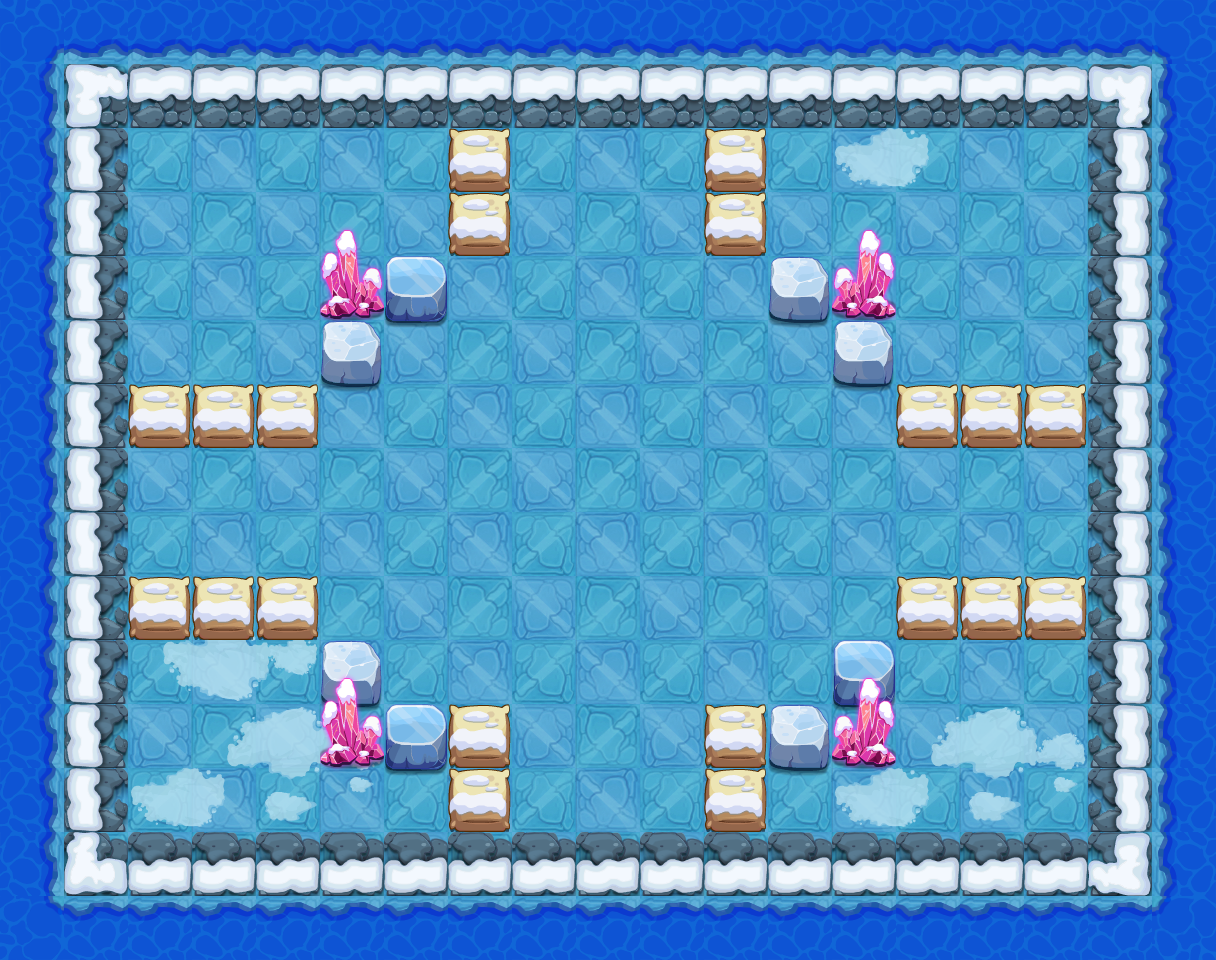

This game map was drawn from its Tiled (.tmx) file and the tilesets committed beside it. A one-line description and the trimmed map source follow:
An orthogonal 19x15 tile map with 64x64 px tiles, 8 tile layers (PASS, 块层 2, 块层 17, 块层 15, ...) and 2 objects (PLAYER, BOSS).

<map version="1.0" orientation="orthogonal" width="19" height="15" tilewidth="64" tileheight="64">
 <tileset firstgid="1" name="jdbl2" tilewidth="64" tileheight="64">
  <image source="jdbl2-hd.png" width="1000" height="1000" />
 </tileset>
 <layer name="PASS" width="19" height="15">
  <data>[285 cells, 152 non-empty, 7 distinct tile ids]</data>
 </layer>
 <layer name="块层 2" width="19" height="15">
  <data>[285 cells, 165 non-empty, 4 distinct tile ids]</data>
 </layer>
 <layer name="块层 17" width="19" height="15">
  <data>[285 cells, 79 non-empty, 9 distinct tile ids]</data>
 </layer>
 <layer name="块层 15" width="19" height="15">
  <data>[285 cells, 56 non-empty, 2 distinct tile ids]</data>
 </layer>
 <layer name="块层 16" width="19" height="15">
  <data>[285 cells, 12 non-empty, 3 distinct tile ids]</data>
 </layer>
 <layer name="块层 5" width="19" height="15">
  <data>[285 cells, 32 non-empty, 4 distinct tile ids]</data>
 </layer>
 <layer name="SHELTER 10" width="19" height="15">
  <data>[285 cells, 2 non-empty, 1 distinct tile ids]</data>
 </layer>
 <layer name="SHELTER 3" width="19" height="15">
  <data>[285 cells, 2 non-empty, 1 distinct tile ids]</data>
 </layer>
 <objectgroup name="对象层 1" width="38" height="30">
  <object name="PLAYER" type="PLAYER" x="128" y="128" width="64" height="64" />
  <object name="bossgydxc" type="BOSS" x="576" y="512" width="64" height="64">
   <properties>
    <property name="lua_ai" value="monster_bossgydxc_ai" />
    <property name="quality" value="bossgydxc.quality" />
   </properties>
  </object>
 </objectgroup>
</map>
